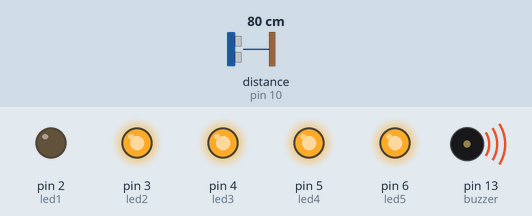
Simulated run of this sketch. Board: Arduino Uno, built with avr-gcc and run on an emulated ATmega328P. Parts: output pins drawn as LEDs (lit = HIGH), buzzer (waves = sounding). Wiring (inferred from the names in the program): ultrasonic range finder: trigger pin 9; echo pin 10. The inputs (shaded band) are chosen by the test bench; at power-on: distance to the obstacle (sensor on pin 10) 80 cm. The echo pulse lasts 58.3 µs per cm; pins used as bus, display or sensor lines are not drawn; what the sketch prints to the serial monitor is not drawn.

Above: at 1.3 s.
1.4 s: distance to the obstacle (sensor on pin 10) set to 99 cm
3.2 s: distance to the obstacle (sensor on pin 10) set to 107 cm
At 4.6 s:
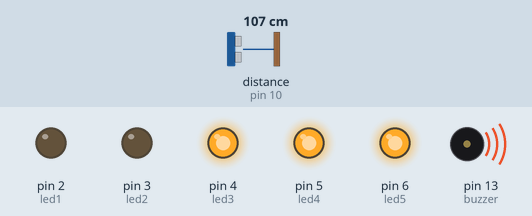
5.5 s: distance to the obstacle (sensor on pin 10) set to 146 cm
7.2 s: distance to the obstacle (sensor on pin 10) set to 155 cm
At 9.1 s:
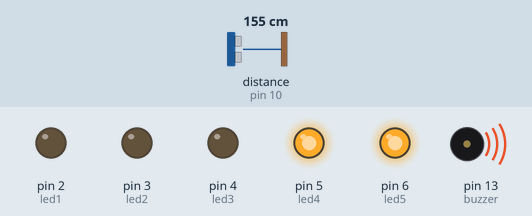
9.6 s: distance to the obstacle (sensor on pin 10) set to 198 cm
11.3 s: distance to the obstacle (sensor on pin 10) set to 205 cm
At 13.3 s:
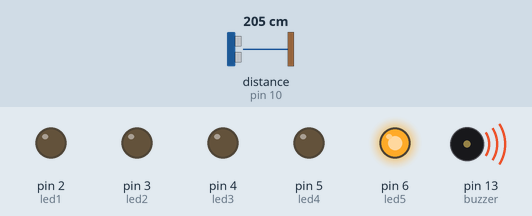
Timing chart, 0 to 14.7 s (numbered marks = the images above; inputs shaded):
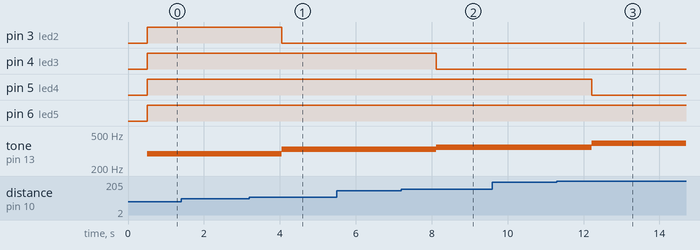

Measured:
- the behaviour switches between 101 and 102 cm on distance to the obstacle (sensor on pin 10) (found by bisection; images 0 and 1)
- the behaviour switches between 151 and 152 cm on distance to the obstacle (sensor on pin 10) (found by bisection; images 1 and 2)
- the behaviour switches between 201 and 202 cm on distance to the obstacle (sensor on pin 10) (found by bisection; images 2 and 3)
- after the input at 1.4 s, every drawn part: stays the same
- after the input at 3.2 s, pin 3 (led2): HIGH → LOW after 0.85 s; tone on pin 13 (buzzer): 294 Hz → 330 Hz after 0.85 s
- after the input at 5.5 s, every drawn part: stays the same
- after the input at 7.2 s, pin 4 (led3): HIGH → LOW after 0.93 s; tone on pin 13 (buzzer): 330 Hz → 349 Hz after 0.93 s
- after the input at 9.6 s, every drawn part: stays the same
- after the input at 11.3 s, pin 5 (led4): HIGH → LOW after 0.92 s; tone on pin 13 (buzzer): 349 Hz → 392 Hz after 0.92 s

The sketch:

arduino_park_sensor.ino
```cpp
// Written by Emin Ayyıldız

int trig =9;
int echo = 10;
long sure;
long uzaklik;

#define Doo 262
#define Re  294
#define Mi  330
#define Fa  349
#define Sol 392


int buzzer=13;

int led1 =2, led2=3, led3=4, led4=5, led5=6;
void setup()
{
  pinMode(trig,OUTPUT),
  pinMode(echo,INPUT);
  pinMode(led1, OUTPUT);
  pinMode(led2, OUTPUT);
  pinMode(led3, OUTPUT);
  pinMode(led4, OUTPUT);
  pinMode(led5, OUTPUT);
  pinMode(buzzer, OUTPUT);

  Serial.begin(9600);


}

void loop()
{
  digitalWrite(buzzer,LOW);
  digitalWrite(trig,LOW);
  delayMicroseconds(2);
  digitalWrite(trig,HIGH);
  delayMicroseconds(10);
  digitalWrite(trig,LOW);
  sure=pulseIn(echo,HIGH);
  uzaklik=sure/2/29.150;


  Serial.print("  SIGNAL :  ");
  Serial.print(sure);
  Serial.println("  hareket etmistir...");

  Serial.print("uzunluk :  ");
  Serial.print(uzaklik);
  delay(500);

  if(uzaklik<=50)
  {
    digitalWrite(led1,HIGH);
    digitalWrite(led2,HIGH);
    digitalWrite(led3,HIGH);
    digitalWrite(led4,HIGH);
    digitalWrite(led5,HIGH);
    tone(buzzer, Doo);
  }
  else if(uzaklik<=100)
  {
    digitalWrite(led1,LOW);
    digitalWrite(led2,HIGH);
    digitalWrite(led3,HIGH);
    digitalWrite(led4,HIGH);
    digitalWrite(led5,HIGH);
    tone(buzzer, Re);

  }

    else if(uzaklik<=150)
  {
    digitalWrite(led1,LOW);
    digitalWrite(led2,LOW);
    digitalWrite(led3,HIGH);
    digitalWrite(led4,HIGH);
    digitalWrite(led5,HIGH);
    tone(buzzer, Mi);

  }

    else if(uzaklik<=200)
  {
    digitalWrite(led1,LOW);
    digitalWrite(led2,LOW);
    digitalWrite(led3,LOW);
    digitalWrite(led4,HIGH);
    digitalWrite(led5,HIGH);
    tone(buzzer, Fa);

  }

    else if(uzaklik<=250)
  {
    digitalWrite(led1,LOW);
    digitalWrite(led2,LOW);
    digitalWrite(led3,LOW);
    digitalWrite(led4,LOW);
    digitalWrite(led5,HIGH);
    tone(buzzer, Sol);


  }

    else
  {
    digitalWrite(led1,HIGH);
    digitalWrite(led2,HIGH);
    digitalWrite(led3,HIGH);
    digitalWrite(led4,HIGH);
    digitalWrite(led5,HIGH);


    delay(500);
    digitalWrite(led1,LOW);
    digitalWrite(led2,LOW);
    digitalWrite(led3,LOW);
    digitalWrite(led4,LOW);
    digitalWrite(led5,LOW);
    noTone(buzzer);


  }


}
```
